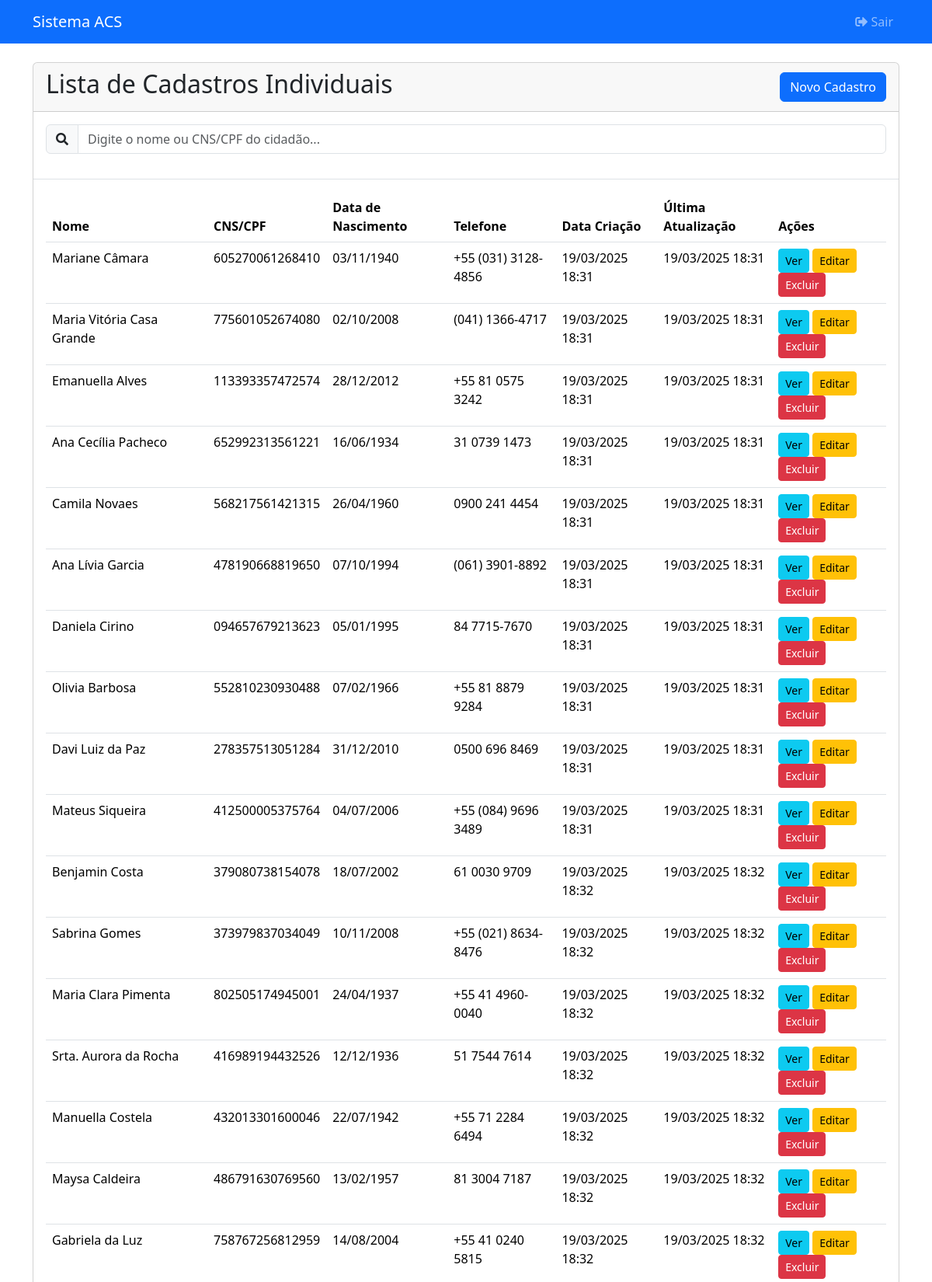
The app's page /cadastros (signed in, upper part) with its own data.
### app/models/cadastro_individual.py (models this page shows)
class CadastroIndividual(db.Model):
    __tablename__ = 'cadastro_individual'
    id = db.Column(db.Integer, primary_key=True)
    nome_completo = db.Column(db.String(100), nullable=False)
    nome_social = db.Column(db.String(100))
    data_nascimento = db.Column(db.Date, nullable=False)
    sexo = db.Column(db.String(1), nullable=False)  # 'M' ou 'F'
    raca_cor = db.Column(db.String(10), nullable=False)
    etnia = db.Column(db.String(50))  # Obrigatório se raca_cor == 'indigena'
    numero_nis = db.Column(db.String(11))  # 11 dígitos
    nome_mae = db.Column(db.String(100))
    mae_desconhecida = db.Column(db.Boolean, default=False)
    nome_pai = db.Column(db.String(100))
    pai_desconhecido = db.Column(db.Boolean, default=False)
    nacionalidade = db.Column(db.String(20), nullable=False)  # brasileira, naturalizado, estrangeiro
    pais_nascimento = db.Column(db.String(50))
    data_naturalizacao = db.Column(db.Date)
    portaria_naturalizacao = db.Column(db.String(50))
    municipio_nascimento = db.Column(db.String(100))
    uf_nascimento = db.Column(db.String(2))
    data_entrada_brasil = db.Column(db.Date)
    telefone_celular = db.Column(db.String(15))
    email = db.Column(db.String(100))
    cns_profissional = db.Column(db.String(15), nullable=False)
    cbo = db.Column(db.String(6), nullable=False)
    cnes = db.Column(db.String(7), nullable=False)
    ine = db.Column(db.String(10), nullable=False)
    microarea = db.Column(db.String(10), nullable=False)
    data_cadastro = db.Column(db.DateTime, nullable=False)
    cns_cidadao = db.Column(db.String(15))  # CNS del ciudadano
    cpf_cidadao = db.Column(db.String(11))  # CPF del ciudadano
    responsavel_familiar = db.Column(db.Boolean, default=False)
    cns_responsavel = db.Column(db.String(15))  # CNS del responsable
    cpf_responsavel = db.Column(db.String(11))  # CPF del responsable
    parentesco_responsavel = db.Column(db.String(20), nullable=False)  # Relação com responsável
    frequenta_escola = db.Column(db.Boolean, nullable=False)
    curso_frequenta = db.Column(db.String(100))
    situacao_trabalho = db.Column(db.String(30), nullable=False)
    ocupacao = db.Column(db.String(100))  # Nuevo campo
    crianca_ficacom = db.Column(db.String(20))  # Solo para niños de 0-9 años
    frequenta_cuidador = db.Column(db.Boolean, nullable=False)
    participa_grupo = db.Column(db.Boolean, nullable=False)
    possui_plano_saude = db.Column(db.Boolean, nullable=False)
    membro_comunidade = db.Column(db.Boolean, nullable=False)
    qual_comunidade = db.Column(db.String(100))  # Obligatorio si membro_comunidade es True
    informa_orientacao = db.Column(db.Boolean, nullable=False)
    orientacao_sexual = db.Column(db.String(20))  # Obligatorio si informa_orientacao es True
    informa_identidade = db.Column(db.Boolean, nullable=False)
    identidade_genero = db.Column(db.String(20))  # Obligatorio si informa_identidade es True
    tem_deficiencia = db.Column(db.Boolean, default=False)
    deficiencias = db.Column(db.String(500))  # Cambiado de 100 a 500 para permitir más opciones
    motivo_saida = db.Column(db.String(20))
    data_obito = db.Column(db.Date)
    numero_do = db.Column(db.String(20))  # Número da D.O.
    tria_alimentos_acabaram = db.Column(db.Boolean, nullable=False)
    tria_comeu_alguns = db.Column(db.Boolean, nullable=False)
    esta_gestante = db.Column(db.Boolean, nullable=False)
    maternidade_referencia = db.Column(db.String(100))  # Obligatorio si esta_gestante es True
    consideracao_peso = db.Column(db.String(20), nullable=False)  # abaixo, adequado, acima
    tem_doenca_respiratoria = db.Column(db.Boolean, nullable=False)
    tipo_doenca_respiratoria = db.Column(db.String(20))  # asma, dpoc, outra, nao_sabe
    fumante = db.Column(db.Boolean, nullable=False)
    uso_alcool = db.Column(db.Boolean, nullable=False)
    uso_drogas = db.Column(db.Boolean, nullable=False)
    hipertensao_arterial = db.Column(db.Boolean, nullable=False)
    diabetes = db.Column(db.Boolean, nullable=False)
    teve_avc = db.Column(db.Boolean, nullable=False)
    teve_infarto = db.Column(db.Boolean, nullable=False)
    tem_doenca_cardiaca = db.Column(db.Boolean, nullable=False)
    tipo_doenca_cardiaca = db.Column(db.String(30))  # insuficiencia, outra, nao_sabe
    tem_problema_rins = db.Column(db.Boolean, nullable=False)
    tipo_problema_rins = db.Column(db.String(30))  # insuficiencia, outro, nao_sabe
    hanseniase = db.Column(db.Boolean, nullable=False)
    tuberculose = db.Column(db.Boolean, nullable=False)
    cancer = db.Column(db.Boolean, nullable=False)
    internacao_12_meses = db.Column(db.Boolean, nullable=False)
    problema_saude_mental = db.Column(db.Boolean, nullable=False)
    acamado = db.Column(db.Boolean, nullable=False)
    domiciliado = db.Column(db.Boolean, nullable=False)
    usa_plantas_medicinais = db.Column(db.Boolean, nullable=False)
    usa_praticas_integrativas = db.Column(db.Boolean, nullable=False)
    outras_condicoes = db.Column(db.String(300))  # Hasta 3 condiciones separadas por coma
    situacao_rua = db.Column(db.Boolean, nullable=False)
    tempo_rua = db.Column(db.String(20))  # Obligatorio si situacao_rua es True
    acompanhado_instituicao = db.Column(db.Boolean, nullable=False)
    qual_instituicao = db.Column(db.String(200))  # Obligatorio si acompanhado_instituicao es True
    recebe_beneficio = db.Column(db.Boolean, nullable=False)
    qual_beneficio = db.Column(db.String(200))  # Obligatorio si recebe_beneficio es True
    possui_referencia_familiar = db.Column(db.Boolean, nullable=False)
    grau_parentesco = db.Column(db.String(100))  # Obligatorio si possui_referencia_familiar es True
    visita_familiar = db.Column(db.Boolean, nullable=False)
    frequencia_visitas = db.Column(db.String(20))  # Obligatorio si visita_familiar es True
    acesso_higiene = db.Column(db.Boolean, default=False)
    tipos_higiene = db.Column(db.String(500))  # Cambiado de 100 a 500 para permitir más opciones
    quantidade_alimentacao = db.Column(db.String(50), nullable=False)
    origem_alimentacao = db.Column(db.String(200), nullable=False)  # Lista separada por comas
    digitado_por = db.Column(db.String(100), nullable=False)
    data_digitacao = db.Column(db.DateTime, nullable=False, default=datetime.utcnow)
    data_criacao = db.Column(db.DateTime, nullable=False, default=datetime.utcnow)
    data_atualizacao = db.Column(db.DateTime, default=datetime.utcnow, onupdate=datetime.utcnow)

### app/routes/cadastro.py (the view)
@bp.route('/cadastros', methods=['GET'])
@login_required
def lista_cadastros():
    cadastros = CadastroIndividual.query.all()
    return render_template('cadastro/lista.html', cadastros=cadastros)

### app/__init__.py (called while the page is built)
@login_manager.user_loader
def load_user(id):
    from app.models import User
    return User.query.get(int(id))

### app/templates/cadastro/lista.html (shortened to what this page needs)
{% extends "base.html" %}
{% block content %}
<div class="container mt-4">
    <div class="card">
        <div class="card-header d-flex justify-content-between align-items-center">
            <h2>Lista de Cadastros Individuais</h2>
            <a href="{{ url_for('cadastro.novo_cadastro') }}" class="btn btn-primary">Novo Cadastro</a>
        </div>
        <div class="card-body border-bottom">
            <div class="row mb-3">
                <div class="col-md-12">
                    <div class="input-group">
                        <span class="input-group-text">
                            <i class="fas fa-search"></i>
                        </span>
                        <input type="text"
                               id="searchInput"
                               class="form-control"
                               placeholder="Digite o nome ou CNS/CPF do cidadão..."
                               autofocus>
                    </div>
                </div>
            </div>
        </div>
        <div class="card-body">
            <table class="table" id="cadastrosTable">
                <thead>
                    <tr>
                        <th>Nome</th>
                        <th>CNS/CPF</th>
                        <th>Data de Nascimento</th>
                        <th>Telefone</th>
                        <th>Data Criação</th>
                        <th>Última Atualização</th>
                        <th>Ações</th>
                    </tr>
                </thead>
                <tbody>
                    {% for cadastro in cadastros %}
                    <tr class="cadastro-row">
                        <td>{{ cadastro.nome_completo }}</td>
                        <td>{{ cadastro.cns_cidadao or cadastro.cpf_cidadao }}</td>
                        <td>{{ cadastro.data_nascimento.strftime('%d/%m/%Y') }}</td>
                        <td>{{ cadastro.telefone_celular }}</td>
                        <td>{{ cadastro.data_criacao.strftime('%d/%m/%Y %H:%M') }}</td>
                        <td>{{ cadastro.data_atualizacao.strftime('%d/%m/%Y %H:%M') if cadastro.data_atualizacao else 'Não atualizado' }}</td>
                        <td>
                            <a href="{{ url_for('cadastro.ver_cadastro', id=cadastro.id) }}"
                               class="btn btn-sm btn-info">Ver</a>
                            <a href="{{ url_for('cadastro.editar_cadastro', id=cadastro.id) }}"
                               class="btn btn-sm btn-warning">Editar</a>
                            <button onclick="confirmarExclusao({{ cadastro.id }})"
                                    class="btn btn-sm btn-danger">Excluir</button>
                        </td>
                    </tr>
                    {% endfor %}
                </tbody>
            </table>
        </div>
    </div>
</div>
{% endblock %}

### records on screen
CadastroIndividual: nome_completo "Mariane Câmara", cns_cidadao "605270061268410", data_nascimento "03/11/1940", telefone_celular "+55 (031) 3128-4856", data_criacao "19/03/2025 18:31", data_atualizacao "19/03/2025 18:31"
CadastroIndividual: nome_completo "Maria Vitória Casa Grande", cns_cidadao "775601052674080", data_nascimento "02/10/2008", telefone_celular "(041) 1366-4717", data_criacao "19/03/2025 18:31", data_atualizacao "19/03/2025 18:31"
CadastroIndividual: nome_completo "Emanuella Alves", cns_cidadao "113393357472574", data_nascimento "28/12/2012", telefone_celular "+55 81 0575 3242", data_criacao "19/03/2025 18:31", data_atualizacao "19/03/2025 18:31"
CadastroIndividual: nome_completo "Ana Cecília Pacheco", cns_cidadao "652992313561221", data_nascimento "16/06/1934", telefone_celular "31 0739 1473", data_criacao "19/03/2025 18:31", data_atualizacao "19/03/2025 18:31"
CadastroIndividual: nome_completo "Camila Novaes", cns_cidadao "568217561421315", data_nascimento "26/04/1960", telefone_celular "0900 241 4454", data_criacao "19/03/2025 18:31", data_atualizacao "19/03/2025 18:31"
CadastroIndividual: nome_completo "Ana Lívia Garcia", cns_cidadao "478190668819650", data_nascimento "07/10/1994", telefone_celular "(061) 3901-8892", data_criacao "19/03/2025 18:31", data_atualizacao "19/03/2025 18:31"
CadastroIndividual: nome_completo "Daniela Cirino", cns_cidadao "094657679213623", data_nascimento "05/01/1995", telefone_celular "84 7715-7670", data_criacao "19/03/2025 18:31", data_atualizacao "19/03/2025 18:31"
CadastroIndividual: nome_completo "Olivia Barbosa", cns_cidadao "552810230930488", data_nascimento "07/02/1966", telefone_celular "+55 81 8879 9284", data_criacao "19/03/2025 18:31", data_atualizacao "19/03/2025 18:31"
CadastroIndividual: nome_completo "Davi Luiz da Paz", cns_cidadao "278357513051284", data_nascimento "31/12/2010", telefone_celular "0500 696 8469", data_criacao "19/03/2025 18:31", data_atualizacao "19/03/2025 18:31"
CadastroIndividual: nome_completo "Mateus Siqueira", cns_cidadao "412500005375764", data_nascimento "04/07/2006", telefone_celular "+55 (084) 9696 3489", data_criacao "19/03/2025 18:31", data_atualizacao "19/03/2025 18:31"
CadastroIndividual: nome_completo "Benjamin Costa", cns_cidadao "379080738154078", data_nascimento "18/07/2002", telefone_celular "61 0030 9709", data_criacao "19/03/2025 18:32", data_atualizacao "19/03/2025 18:32"
CadastroIndividual: nome_completo "Sabrina Gomes", cns_cidadao "373979837034049", data_nascimento "10/11/2008", telefone_celular "+55 (021) 8634-8476", data_criacao "19/03/2025 18:32", data_atualizacao "19/03/2025 18:32"
CadastroIndividual: nome_completo "Maria Clara Pimenta", cns_cidadao "802505174945001", data_nascimento "24/04/1937", telefone_celular "+55 41 4960-0040", data_criacao "19/03/2025 18:32", data_atualizacao "19/03/2025 18:32"
CadastroIndividual: nome_completo "Srta. Aurora da Rocha", cns_cidadao "416989194432526", data_nascimento "12/12/1936", telefone_celular "51 7544 7614", data_criacao "19/03/2025 18:32", data_atualizacao "19/03/2025 18:32"
CadastroIndividual: nome_completo "Manuella Costela", cns_cidadao "432013301600046", data_nascimento "22/07/1942", telefone_celular "+55 71 2284 6494", data_criacao "19/03/2025 18:32", data_atualizacao "19/03/2025 18:32"
CadastroIndividual: nome_completo "Maysa Caldeira", cns_cidadao "486791630769560", data_nascimento "13/02/1957", telefone_celular "81 3004 7187", data_criacao "19/03/2025 18:32", data_atualizacao "19/03/2025 18:32"
CadastroIndividual: nome_completo "Gabriela da Luz", cns_cidadao "758767256812959", data_nascimento "14/08/2004", telefone_celular "+55 41 0240 5815", data_criacao "19/03/2025 18:32", data_atualizacao "19/03/2025 18:32"
